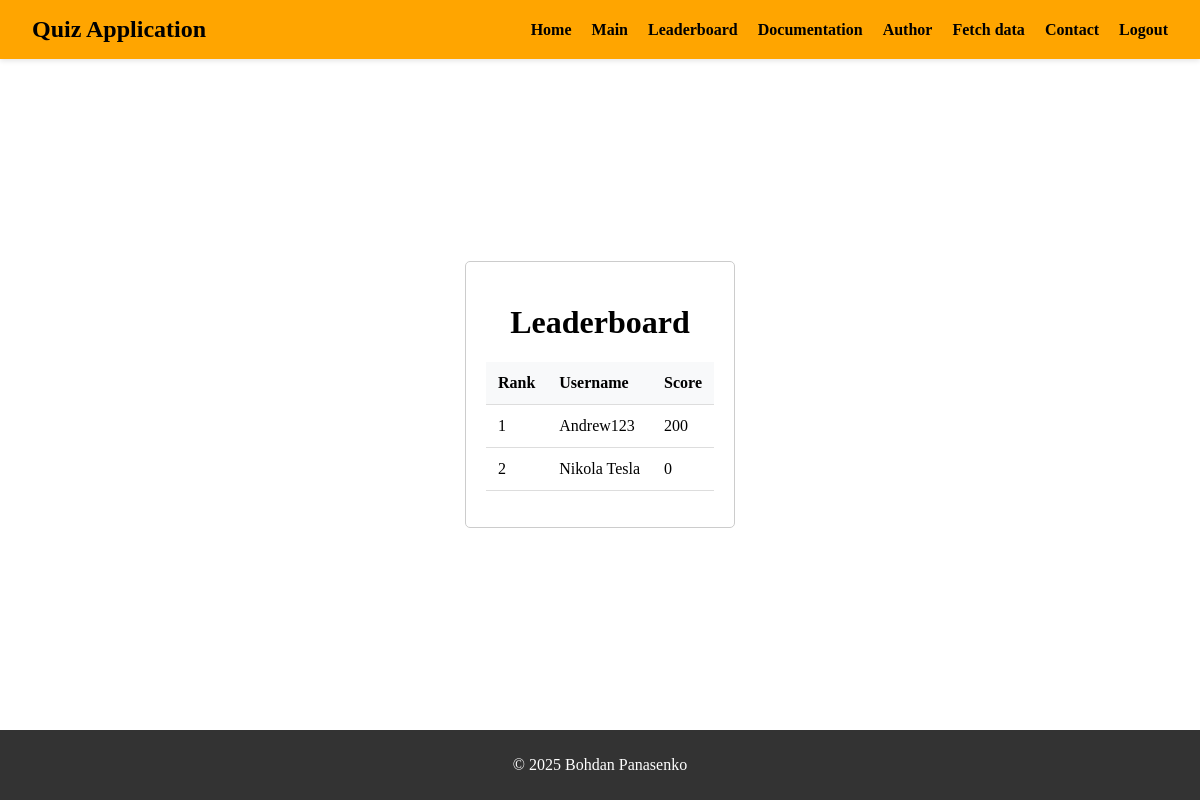
The page /leaderboard.php on the database its author committed.
### tables this page shows
CREATE TABLE `leaderboard` (
  `id` int(11) NOT NULL AUTO_INCREMENT,
  `user_id` int(11) NOT NULL,
  `score` int(11) NOT NULL,
  `timestamp` timestamp NOT NULL DEFAULT current_timestamp(),
  PRIMARY KEY (`id`),
  KEY `user_id` (`user_id`),
  CONSTRAINT `leaderboard_ibfk_1` FOREIGN KEY (`user_id`) REFERENCES `users` (`id`) ON DELETE CASCADE
);

CREATE TABLE `users` (
  `id` int(11) NOT NULL AUTO_INCREMENT,
  `username` varchar(50) NOT NULL,
  `password` varchar(255) NOT NULL,
  `email` varchar(100) NOT NULL,
  `role` enum('admin','player') NOT NULL DEFAULT 'player',
  `status` enum('active','inactive','blocked') DEFAULT NULL,
  `created_at` timestamp NOT NULL DEFAULT current_timestamp(),
  `failed_login_attempts` int(11) DEFAULT 0,
  `last_failed_login` timestamp NULL DEFAULT NULL,
  PRIMARY KEY (`id`),
  FULLTEXT KEY `username` (`username`,`email`)
);

### leaderboard.php (the view, shortened to what this page needs)
<?php
include 'templates/header.tpl.php';
?>
<?php
$result = $db->query('
    SELECT u.username, l.score
    FROM leaderboard l
    JOIN users u ON l.user_id = u.id
    ORDER BY l.score DESC
');
$scores = $result->fetch_all(MYSQLI_ASSOC);
?>
        <main>
            <h1>Leaderboard</h1>
            <table>
                <thead>
                    <tr>
                        <th>Rank</th>
                        <th>Username</th>
                        <th>Score</th>
                    </tr>
                </thead>
                <tbody>
                    <?php if (!empty($scores)): ?>
                        <?php foreach ($scores as $index => $row): ?>
                            <tr>
                                <td><?php echo $index + 1; ?></td>
                                <td><?php echo htmlspecialchars($row['username']); ?></td>
                                <td><?php echo htmlspecialchars($row['score']); ?></td>
                            </tr>
                        <?php endforeach; ?>
                    <?php else: ?>
                        <tr>
                            <td colspan="3">No data available</td>
                        </tr>
                    <?php endif; ?>
                </tbody>
            </table>
        </main>
        <?php
include 'templates/footer.tpl.php';
?>

### assets/css/styles.css (style rules this page uses)
html, body { height: 100%; margin: 0; display: flex; flex-direction: column; }
main { padding: 20px; background-color: #ffffff; border: 1px solid #ccc; border-radius: 5px; max-width: 800px; margin: auto; text-align: center; flex-grow: 1; margin-top: auto; }
table { width: 100%; border-collapse: collapse; background: white; margin: 1rem 0; }
th, td { padding: 12px; text-align: left; border-bottom: 1px solid #ddd; }
th { background-color: #f8f9fa; font-weight: 600; }
@media (min-width: 1200px) { main { max-width: 1140px; } }

### rows shown on the page
leaderboard: user.username "Andrew123", score "200"
leaderboard: user.username "Nikola Tesla", score "0"
